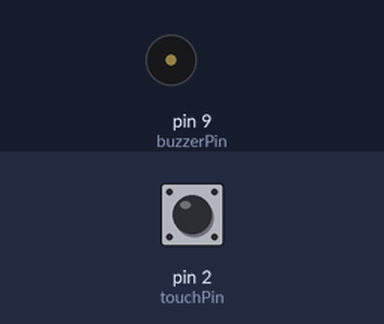
The sketch below on a simulated Arduino Uno, built with avr-gcc and run on an emulated ATmega328P. Shown: buzzer (waves = sounding, pin HIGH). The inputs (shaded band) are chosen by the test bench; at power-on: pin 2 (touchPin) LOW.

Above: at 1.2 s.
1.3 s: pin 2 (touchPin) pulled HIGH for 0.15 s
At 1.37 s:
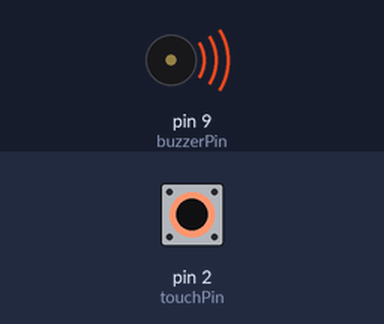
2.9 s: pin 2 (touchPin) pulled HIGH for 3.2 s
At 7.3 s:
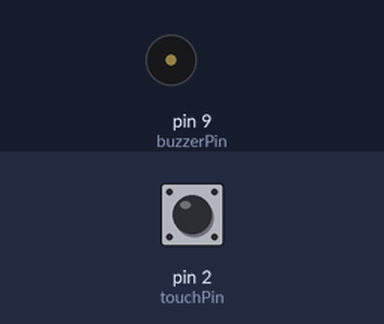
Timing chart, 0 to 8.8 s (numbered marks = the images above; inputs shaded):
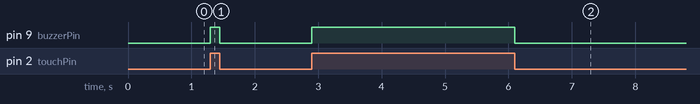

Measured:
- after the input at 1.3 s, pin 9 (buzzerPin): LOW → HIGH at once, → LOW 0.15 s later
- after the input at 2.9 s, pin 9 (buzzerPin): LOW → HIGH at once, → LOW 3.2 s later

The sketch:

touch_sensor_buzzer.ino
```cpp
int touchPin = 2;
int buzzerPin = 9;
int val = 0;

void setup() {
  pinMode(touchPin, INPUT);
  pinMode(buzzerPin, OUTPUT);
}

void loop() {
  val = digitalRead(touchPin);

  if (val == HIGH) {
    digitalWrite(buzzerPin, HIGH);
  } else {
    digitalWrite(buzzerPin, LOW);
  }
}
```
